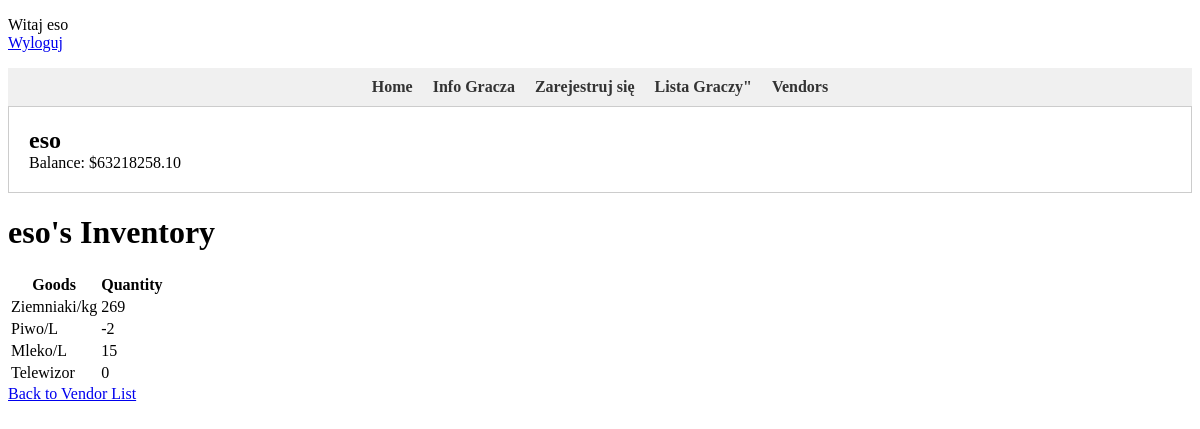
The app's page /player_detail/ (signed in) with its own data.
### SimGame/models.py (models this page shows, shortened)
class Balance(models.Model):
    user = models.OneToOneField(User, on_delete=models.CASCADE)
    amount = models.DecimalField(max_digits=10, decimal_places=2)

class Inventory(models.Model):
    user = models.ForeignKey(User, on_delete=models.CASCADE)
    goods = models.ForeignKey(Goods, on_delete=models.CASCADE)
    quantity = models.IntegerField(default=0)

class Goods(models.Model):
    name = models.CharField(max_length=64)
    price = models.DecimalField(max_digits=10, decimal_places=2)
    cumulative_demand = models.IntegerField(default=0)

### SimGame/views.py (the view)
# urls.py: path('player_detail/', PlayerDetail.as_view(), name='player_detail'),
class PlayerDetail(View):
    def get(self, request):
        inventory = Inventory.objects.filter(user=request.user).select_related('goods')
        return render(request, 'player_detail.html', {'inventory': inventory})

### templates/player_detail.html
{% extends 'base.html' %}
{% block content %}
    <h1>{{ user.username }}'s Inventory</h1>
    <table class="inventory-table">
        <thead>
            <tr>
                <th>Goods</th>
                <th>Quantity</th>
            </tr>
        </thead>
        <tbody>
            {% for item in inventory %}
            <tr>
                <td>{{ item.goods.name }}</td>
                <td>{{ item.quantity }}</td>
            </tr>
            {% endfor %}
        </tbody>
    </table>
    <a href="{% url 'vendor_list' %}">Back to Vendor List</a>
{% endblock content %}

### templates/user_panel.html
<p>
{% if user.is_authenticated %}
    Witaj {{ user.username }}<br>
    <a href="{% url 'logout' %}">Wyloguj</a>
{% else %}
    <a href="{% url 'login' %}">Zaloguj</a>
    <a href="{% url 'register' %}">rejestracja</a>
{% endif %}
 </p>

### templates/player_stats.html (shortened to what this page needs)
    <div class="user-box">
        <h2>{{ user.username }}</h2>
        <p>Balance: ${{ user.balance.amount }}</p>
    </div>

### templates/player_stats.html (style rules this page uses)
.user-box { border: 1px solid #ccc; padding: 20px; margin-bottom: 20px; }
.user-box h2 { margin: 0; }
.user-box p { margin: 0; }

### records on screen
Inventory: goods.name "Ziemniaki/kg", quantity "269"
Inventory: goods.name "Piwo/L", quantity "-2"
Inventory: goods.name "Mleko/L", quantity "15"
Inventory: goods.name "Telewizor", quantity "0"

### other values on screen
{{ user.username }} "eso"
{{ user.balance.amount }} "63218258.10"
